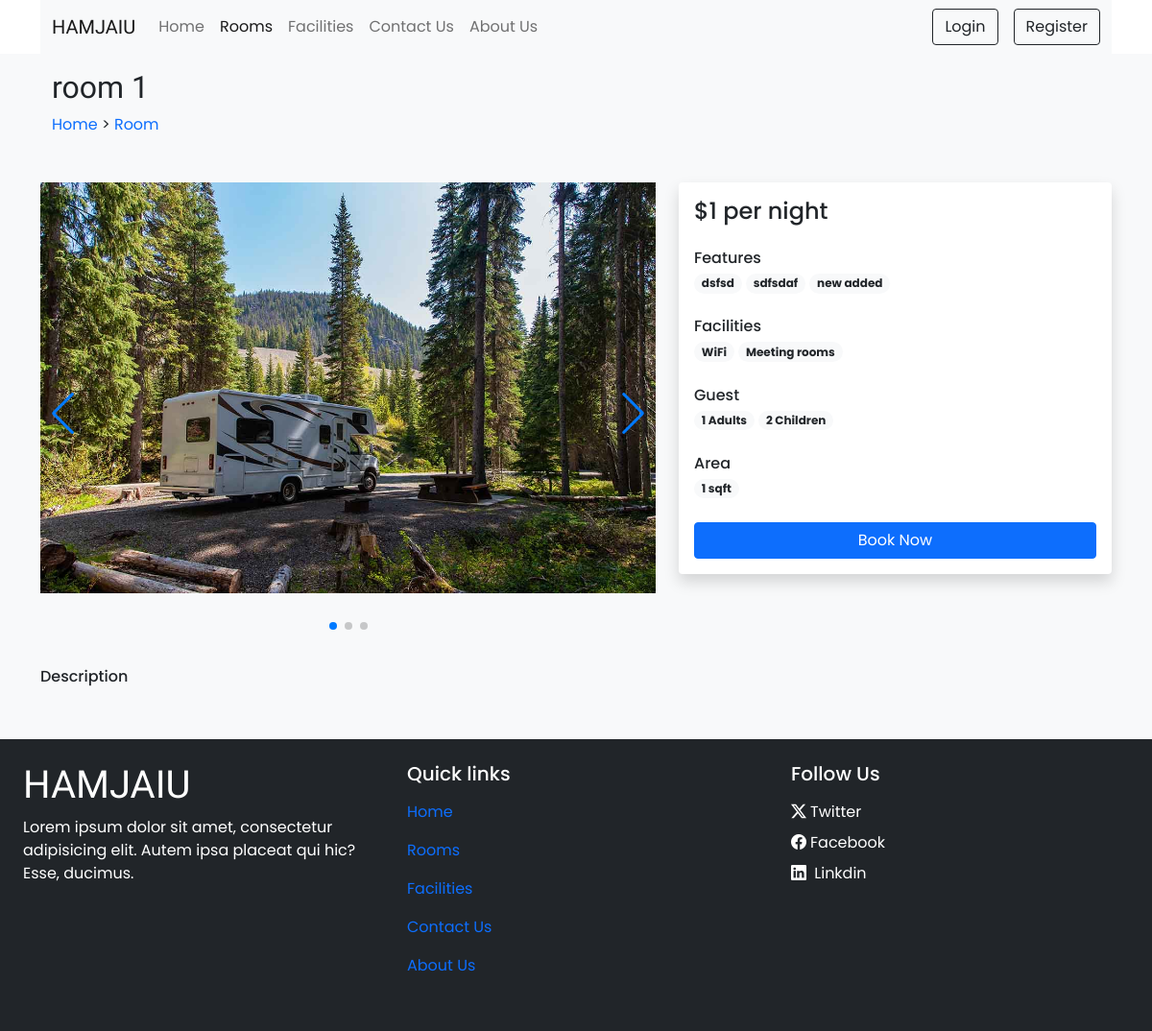
The page /rooms_description.php?id=41 on the database its author committed.
### tables this page shows
CREATE TABLE `site_title` (
  `sr_no` int(11) NOT NULL,
  `site_name` varchar(150) NOT NULL,
  `site_address` varchar(150) NOT NULL,
  `site_shoutdown` tinyint(1) NOT NULL
);

CREATE TABLE `rooms` (
  `id` int(11) NOT NULL,
  `rooms_names` varchar(150) NOT NULL,
  `area` int(11) NOT NULL,
  `price` int(11) NOT NULL,
  `quentity` int(11) NOT NULL,
  `audlt` int(11) NOT NULL,
  `children` int(11) NOT NULL,
  `status` int(1) NOT NULL DEFAULT 1,
  `rooms_desc` varchar(150) NOT NULL,
  `remove` int(11) NOT NULL DEFAULT 0
);

CREATE TABLE `rooms_images` (
  `sr_no` int(11) NOT NULL,
  `img_name` varchar(200) NOT NULL,
  `thumb` tinyint(1) NOT NULL DEFAULT 0,
  `rooms_id` int(11) NOT NULL
);

CREATE TABLE `feature_facility` (
  `id` int(11) NOT NULL,
  `name` varchar(100) NOT NULL
);

CREATE TABLE `facilities` (
  `id` int(11) NOT NULL,
  `name` varchar(100) NOT NULL,
  `desc` varchar(150) NOT NULL,
  `icon` varchar(150) NOT NULL
);

### admin/db/functions.php (called while the page is built, shortened)
<?php
require('connection.php');
function filtaration($data){
  foreach ($data as $key => $value){
      $value = trim($value);
      $value = stripslashes($value);
      $value = htmlspecialchars($value);
      $value = strip_tags($value);
      $data[$key] = $value;
  }
  return $data;
}
function select($query,$value,$data_type){
    global $conn;
    $stmt = $conn->prepare($query);
    if($stmt){
      mysqli_stmt_bind_param($stmt,$data_type,...$value);
      if(mysqli_stmt_execute($stmt)){
        $res = mysqli_stmt_get_result($stmt);
        return $res;
      }else{
        die("Query Cannot be Executed- select");
        mysqli_stmt_close($stmt);
      }
    }else{
        echo "error";
    }
}
?>

### rooms_description.php (the view, shortened to what this page needs)
<!DOCTYPE html>
<html lang="en">
<head>
  <?php require ("./inc/links.php") ?>
  <link rel="stylesheet" href="https://cdn.jsdelivr.net/npm/swiper@11/swiper-bundle.min.css" />
</head>
<body class="bg-light">
  <div class="container-fluid bg-white">
    <div class="container">
      <?php require ("./components/header.php") ?>
  <?php
  $rooms_id = filtaration($_GET);
  $res = select("SELECT * FROM `rooms` WHERE `id`=? AND  `status`=? AND `remove`=?", [$rooms_id['id'], 1, 0], 'iii');
  $room = mysqli_fetch_assoc($res);
  $room_id = $rooms_id['id'];
  ?>
  <div class="container">
    <div class="row">
      <div class="col-lg-12  px-4">
        <h2 class="pt-3 font-bold merinda"><?php echo $room['rooms_names'] ?></h2>
        <a href="index.php" class=" text-decoration-none text-secondery ">Home</a>
        <span class=" text-secondery ">></span>
        <a href="rooms.php" class=" text-decoration-none text-secondery ">Room</a>
      </div>
      <div class="col-lg-7 col-md-12 mt-5">
        <div class="swiper rooms_slider ">
          <div class="swiper-wrapper">
            <?php
            $room_image = mysqli_query($conn, "SELECT * FROM `rooms_images` WHERE `rooms_id` = $room_id");
            $folder = ROOM_IMG_PATH;
            while ($row = mysqli_fetch_assoc($room_image)) {
              echo " <div class='swiper-slide'><img width='100%' src='$folder$row[img_name]' alt=''></div>";
            }
            ?>
          </div>
          <div class="swiper-button-next"></div>
          <div class="swiper-button-prev"></div>
          <div class="swiper-pagination"></div>
        </div>
      </div>
      <div class="col-lg-5 col-md-12 mt-5">
        <div class="card mb-3 border-0 shadow">
          <div class="card-body">
            <h4 class="mb-4">$<?php echo $room['price'] ?> per night</h4>
            <div class="features mb-4">
              <h6 class="mb-1">Features</h6>
              <?php
              $room_featuress = mysqli_query($conn, "SELECT feature.name FROM `feature_facility` feature INNER JOIN `room_featurs` rFeaturs ON feature.id = rFeaturs.featurs_id WHERE rFeaturs.room_id = $room_id");
              $featurss = "";
              while ($room_feat = mysqli_fetch_assoc($room_featuress)) {
                $featurss .= "<span class='badge rounded-pill bg-light text-dark text-wrap'>{$room_feat['name']}</span> ";
              }
              echo $featurss;
              ?>
            </div>
            <div class="facilities mb-4">
              <h6 class="mb-1">Facilities</h6>
              <?php
              $rooms_facilities = mysqli_query($conn, "SELECT f.name FROM `facilities` f INNER JOIN `room_facility` rfec
              ON f.id = rfec.facility_id WHERE rfec.rooms_id = $room_id");
              $facilities = "";
              while ($room_f = mysqli_fetch_assoc($rooms_facilities)) {
                $facilities .= "<span class='badge rounded-pill bg-light text-dark text-wrap'>{$room_f['name']}</span> ";
              }
              echo $facilities
                ?>
            </div>
            <div class="mb-4 guest">
              <h6 class="mb-1">Guest</h6>
              <span class='badge rounded-pill bg-light text-dark text-wrap'><?php echo $room['audlt']; ?> Adults</span>
              <span class='badge rounded-pill bg-light text-dark text-wrap'><?php echo $room['children']; ?> Children</span>
            </div>
            <div class="area mb-4">
              <h6 class="mb-1">Area</h6>
              <span class='badge rounded-pill bg-light text-dark text-wrap'><?php echo $room['area']; ?> sqft</span>
            </div>
            <div class="book-now ">
              <a  href="books_room.php?room_id=<?php echo $room['id']; ?> &checkout&checkin=" class="btn btn-primary w-100">Book Now</a>
            </div>
          </div>
        </div>
      </div>
      <div class="col-lg-12">
         <div class="discription mt-4">
          <h6 class="mb-1">Description</h6>
         </div>
      </div>
    </div>
  </div>
  <div class="container">
    <div class="row">
      <div class="col-lg-9 col-md-12">
      </div>
    </div>
  </div>
  <?php require ("components/footer.php"); ?>
</body>
</html>

### components/header.php (shortened to what this page needs)
<?php
$contact_data = "SELECT * FROM `site_title` WHERE sr_no =?";
$val =[1];
$data = select($contact_data,$val,'i');
$site_title = mysqli_fetch_assoc($data);
?>
<header>
    <nav id="navbers" class="navbar navbar-expand-lg navbar-light bg-light">
        <div class="container-fluid">
            <a class="navbar-brand merinda" href="index.php"><?php echo $site_title['site_name'] ?></a>
            <div class="collapse navbar-collapse" id="navbarSupportedContent">
                <ul class="navbar-nav me-auto mb-2 mb-lg-0">
                    <li class="nav-item">
                        <a class="nav-link " aria-current="page" href="index.php">Home</a>
                    </li>
                    <li class="nav-item">
                        <a class="nav-link" href="rooms.php">Rooms</a>
                    </li>
                    <li class="nav-item">
                        <a class="nav-link " href="facilities.php">Facilities</a>
                    </li>
                    <li class="nav-item">
                        <a class="nav-link " href="contact-us.php">Contact Us</a>
                    </li>
                    <li class="nav-item">
                        <a class="nav-link " href="about.php"> About Us</a>
                    </li>
                </ul>
                <div class="d-flex">
                    <button type="button" class="btn btn-outline-dark shadow-none me-lg-3 me-2" data-bs-toggle="modal"
                        data-bs-target="#loginModal">
                        Login
                    </button>
                    <button type="button" class="btn btn-outline-dark shadow-none " data-bs-toggle="modal"
                        data-bs-target="#registerModal">
                        Register
                    </button>
                </div>
            </div>
        </div>
    </nav>
    </div>
    </div>

### css/style.css (style rules this page uses)
* { font-family: "Poppins", sans-serif; }
.merinda { font-family: "Merienda", cursive; }

### rows shown on the page
site_title: site_name "HAMJAIU"
rooms: rooms_names "room 1", price "1", audlt "1", children "2", area "1"
rooms_images: img_name (picture)
feature_facility: name "dsfsd"
feature_facility: name "sdfsdaf"
feature_facility: name "new added"
facilities: name "WiFi"
facilities: name "Meeting rooms"
